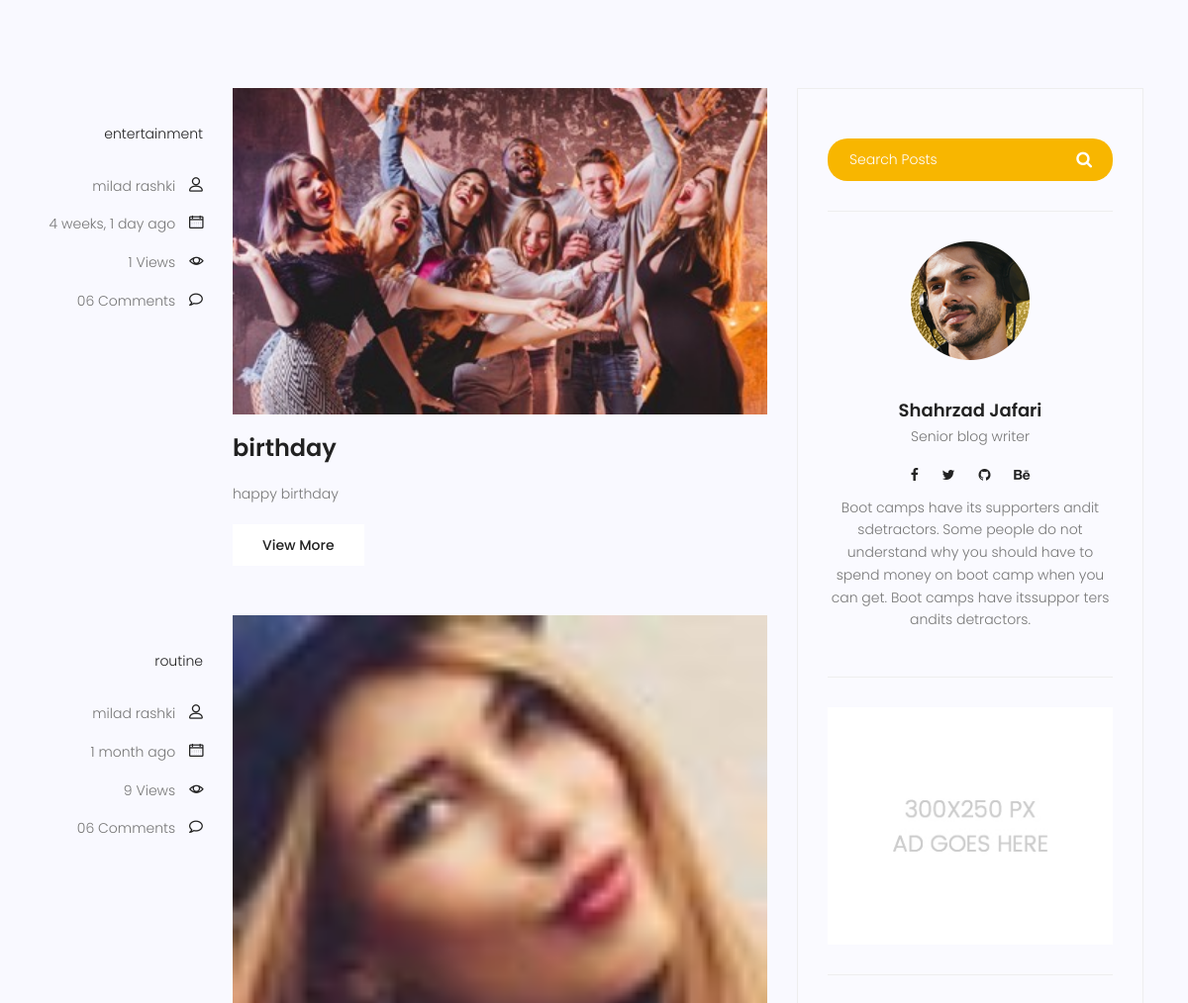
The page /blog/ (middle part) on the database as committed earlier.
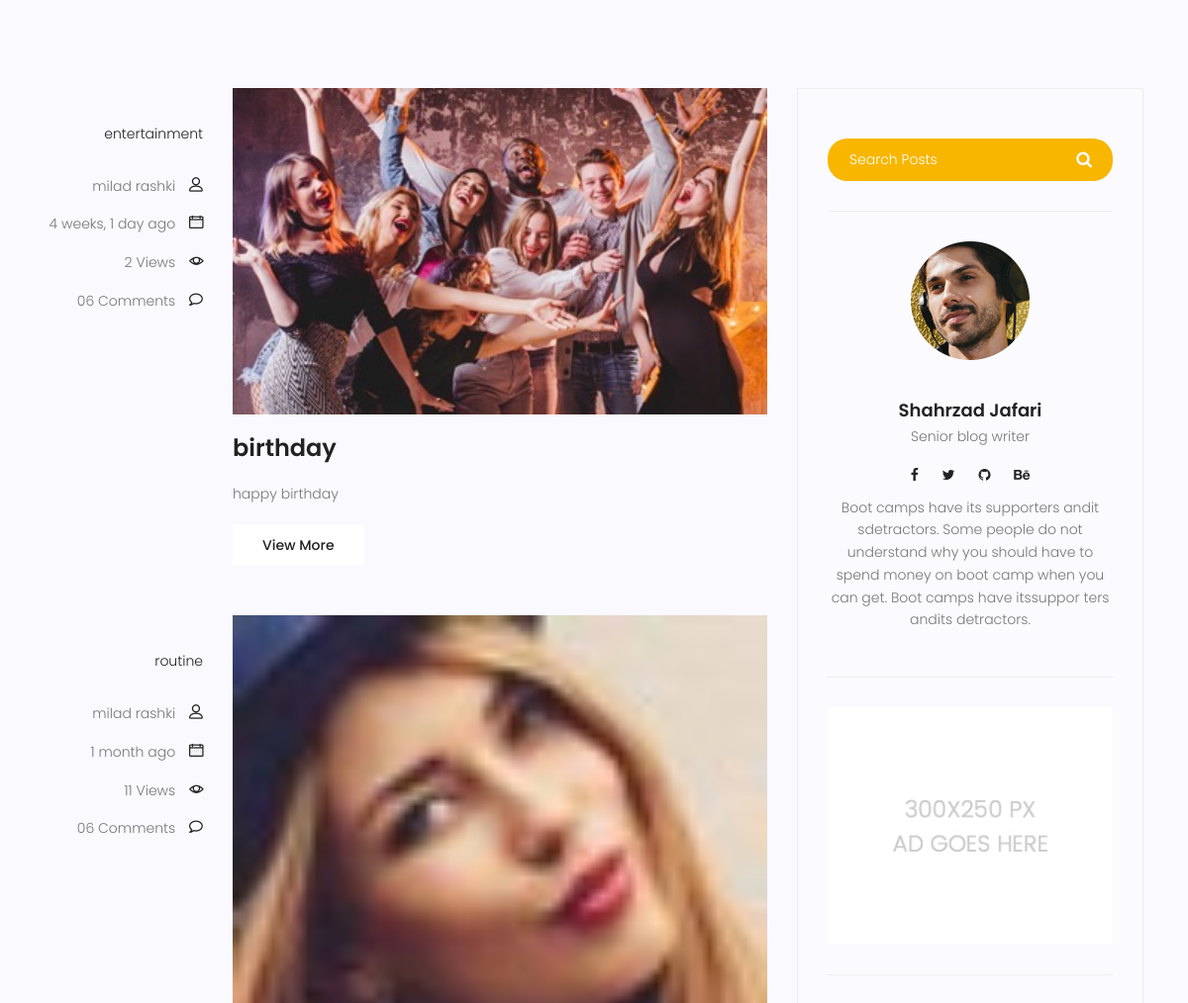
The same page on the database as committed later.
### blog/models.py (models this page shows, shortened)
class Category(models.Model):
    name = models.CharField(max_length=255)
    def __str__(self):
        return self.name

class Post(models.Model):
    title = models.CharField(max_length=255)
    content = models.TextField()
    image = models.ImageField(upload_to='blog/', default='blog/default.jpg')
    category = models.ManyToManyField(Category)
    author = models.ForeignKey(User, on_delete=models.SET_NULL, null=True)
    counted_view = models.IntegerField(default=0)
    status = models.BooleanField(default=False)
    published_date = models.DateTimeField(null=True)
    created_date = models.DateTimeField(auto_now_add=True)
    updated_date = models.DateTimeField(auto_now=True)
    class Meta:
        ordering = ['created_date']

### blog/views.py (the view)
# urls.py: urlpatterns = [path('', blog_view, name='index'),
def blog_view(request, **kwargs):
    posts = Post.objects.filter(status=1, published_date__lte=timezone.now()).order_by('-published_date')
    if kwargs.get('cat_name') is not None:
        posts = posts.filter(category__name=kwargs['cat_name'])
    if kwargs.get('author_username') is not None:
        posts = posts.filter(author__username=kwargs['author_username'])
    posts = Paginator(posts, 3)
    try:
        page_number = request.GET.get('page')
        posts = posts.get_page(page_number)
    except PageNotAnInteger:
        posts = posts.get_page(1)
    except EmptyPage:
        posts = posts.get_page(1)
    context = {'posts': posts}
    return render(request, 'blog/blog-home.html', context)

### blog/templatetags/blog_tags.py (called while the page is built)
@register.inclusion_tag('blog/blog-poppost.html')
def latest_post(arg=3):
    posts = Post.objects.filter(status=1).order_by('-counted_view')[:arg]
    return {'posts': posts}

@register.inclusion_tag('blog/blog-post-categories.html')
def post_categories(arg=5):
    posts = Post.objects.filter(status=1)
    categories = Category.objects.all()
    cat_dict = {}
    for name in categories:
        cat_dict[name] = posts.filter(category=name).count()
    sorted_category_by_number = sorted(cat_dict.items(), key=lambda x: x[1], reverse=True)
    converted_dict = dict(sorted_category_by_number)
    converted_dict = dict(list(converted_dict.items())[:arg])
    return {'categories': converted_dict}

### templates/blog/blog-home.html (shortened to what this page needs)
{% extends 'base.html' %}
{%load static%}
{% load humanize %}
{%load blog_tags%}
{% block content %}
<section class="top-category-widget-area pt-90 pb-90">
</section>
<section class="post-content-area">
    <div class="container">
        <div class="row">
            <div class="col-lg-8 posts-list">
                {% for post in posts %}
                <div class="single-post row">
                    <div class="col-lg-3 col-md-3 meta-details">
                        <ul class="tags">
                            {% for cat in post.category.all %}
                            <li>
                                <a href="{% url 'blog:category' cat_name=cat.name %}"
                                >{{ cat.name }}</a
                                >{%if not forloop.last%},{%endif%}
                            </li>
                            {% endfor %}
                        </ul>
                        <div class="user-details row">
                            <p class="user-name col-lg-12 col-md-12 col-6">
                                <a
                                        href="{% url 'blog:author' author_username=post.author.username %}"
                                >{{ post.author.get_full_name }}</a
                                >
                                <span class="lnr lnr-user"></span>
                            </p>
                            <p class="date col-lg-12 col-md-12 col-6">
                                <a href="#">{{post.published_date|naturaltime}}</a>
                                <span class="lnr lnr-calendar-full"></span>
                            </p>
                            <p class="view col-lg-12 col-md-12 col-6">
                                <a href="#">{{post.counted_view}} Views</a>
                                <span class="lnr lnr-eye"></span>
                            </p>
                            <p class="comments col-lg-12 col-md-12 col-6">
                                <a href="#">06 Comments</a> <span class="lnr lnr-bubble"></span>
                            </p>
                        </div>
                    </div>
                    <div class="col-lg-9 col-md-9">
                        <div class="feature-img">
                            <img class="img-fluid" src="{{ post.image.url }}" alt=""/>
                        </div>
                        <a class="posts-title" href="{% url 'blog:single' pid=post.id %}"
                        ><h3>{{post.title}}</h3></a
                        >
                        <p class="excert">{{ post.content|truncatewords:20 }}</p>
                        <a href="{% url 'blog:single' pid=post.id %}" class="primary-btn"
                        >View More</a
                        >
                    </div>
                </div>
                {% endfor%}
            </div>
            <div class="col-lg-4 sidebar-widgets">
                <div class="widget-wrap">
                    {% include 'blog/blog-search.html' %}
                    {% include 'blog/blog-writer.html' %}
                    {% include 'blog/blog-ads.html' %}
                </div>
            </div>
        </div>
    </div>
</section>
{% endblock%}

### templates/base.html (shortened to what this page needs)
{% load static %}
<!DOCTYPE html>
<html lang="zxx" class="no-js">
  <head>
    <link rel="stylesheet"
          href="https://stackpath.bootstrapcdn.com/bootstrap/4.5.0/css/bootstrap.min.css"
>
    <link rel="stylesheet" href="{% static 'css/linearicons.css' %}" />
    <link rel="stylesheet" href="{% static 'css/font-awesome.min.css' %}" />
    <link rel="stylesheet" href="{% static 'css/bootstrap.css' %}" />
    <link rel="stylesheet" href="{% static 'css/magnific-popup.css' %}" />
    <link rel="stylesheet" href="{% static 'css/jquery-ui.css' %}" />
    <link rel="stylesheet" href="{% static 'css/nice-select.css' %}" />
    <link rel="stylesheet" href="{% static 'css/animate.min.css' %}" />
    <link rel="stylesheet" href="{% static 'css/owl.carousel.css' %}" />
    <link rel="stylesheet" href="{% static 'css/main.css' %}" />
  </head>
  <body>
    {% block content %} {% endblock%}
  </body>
</html>

### templates/blog/blog-search.html
<div class="single-sidebar-widget search-widget">
  <form class="search-form" action="{% url 'blog:search' %}" method="get">
    <input
      placeholder="Search Posts"
      name="s"
      type="text"
      onfocus="this.placeholder = ''"
      onblur="this.placeholder = 'Search Posts'"
    />
    <button type="submit"><i class="fa fa-search"></i></button>
  </form>
</div>

### templates/blog/blog-writer.html
{% load static %}
<div class="single-sidebar-widget user-info-widget">
  <img src="{% static 'img/blog/user-info.png' %}" alt="" />
  <a href="#"><h4>Shahrzad Jafari</h4></a>
  <p>Senior blog writer</p>
  <ul class="social-links">
    <li>
      <a href="#"><i class="fa fa-facebook"></i></a>
    </li>
    <li>
      <a href="#"><i class="fa fa-twitter"></i></a>
    </li>
    <li>
      <a href="#"><i class="fa fa-github"></i></a>
    </li>
    <li>
      <a href="#"><i class="fa fa-behance"></i></a>
    </li>
  </ul>
  <p>
    Boot camps have its supporters andit sdetractors. Some people do not
    understand why you should have to spend money on boot camp when you can get.
    Boot camps have itssuppor ters andits detractors.
  </p>
</div>

### templates/blog/blog-ads.html
{% load static %}
<div class="single-sidebar-widget ads-widget">
  <a href="#"
    ><img class="img-fluid" src="{% static 'img/blog/ads-banner.jpg' %}" alt=""
  /></a>
</div>

### templates/blog/blog-poppost.html (shortened to what this page needs)
{% load humanize %}
{% load static %}

### statics/css/main.css (style rules this page uses)
body { color: #777777; font-family: "Poppins", sans-serif; font-size: 14px; font-weight: 300; line-height: 1.625em; position: relative; }
ol, ul { margin: 0; padding: 0; list-style: none; }
a { -webkit-transition: all 0.3s ease 0s; -moz-transition: all 0.3s ease 0s; -o-transition: all 0.3s ease 0s; transition: all 0.3s ease 0s; }
a, a:focus, a:hover { text-decoration: none; outline: 0; }
h1, h2, h3, h4, h5, h6 { font-family: "Poppins", sans-serif; color: #222222; line-height: 1.2em !important; margin-bottom: 0; margin-top: 0; font-weight: 600; }
h3, .h3 { font-size: 24px; }
h4, .h4 { font-size: 18px; }
.pt-90 { padding-top: 90px; }
.pb-90 { padding-bottom: 90px; }
h3 { font-size: 24px; }
h4 { font-size: 18px; }
h1, h2, h3, h4, h5, h6 { line-height: 1.5em; }
.primary-btn { background: #f8b600; line-height: 42px; padding-left: 30px; padding-right: 30px; border: none; color: #fff; display: inline-block; font-size: 14px; font-weight: 500; position: relative; -webkit-transition: all 0.3s ease 0s; -moz-transition: all 0.3s ease 0s; -o-transition: all 0.3s ease 0s; transition: all 0.3s ease 0s; cursor: pointer; position: relative; }
.top-category-widget-area { background-color: #f9f9ff; }
.post-content-area { background-color: #f9f9ff; }
.post-content-area .single-post { margin-bottom: 50px; }
.post-content-area .single-post .meta-details { text-align: right; margin-top: 35px; }
.post-content-area .single-post .meta-details .tags { margin-bottom: 30px; }
.post-content-area .single-post .meta-details .tags li { display: inline-block; font-size: 14px; }
.post-content-area .single-post .meta-details .tags li a { color: #222; -webkit-transition: all 0.3s ease 0s; -moz-transition: all 0.3s ease 0s; -o-transition: all 0.3s ease 0s; transition: all 0.3s ease 0s; }
.post-content-area .single-post .user-name a, .post-content-area .single-post .date a, .post-content-area .single-post .view a, .post-content-area .single-post .comments a { color: #777777; margin-right: 10px; -webkit-transition: all 0.3s ease 0s; -moz-transition: all 0.3s ease 0s; -o-transition: all 0.3s ease 0s; transition: all 0.3s ease 0s; }
.post-content-area .single-post .user-name .lnr, .post-content-area .single-post .date .lnr, .post-content-area .single-post .view .lnr, .post-content-area .single-post .comments .lnr { font-weight: 900; color: #222; }
.post-content-area .single-post .feature-img img { width: 100%; }
.post-content-area .single-post .posts-title h3 { margin: 20px 0px; }
.post-content-area .single-post .excert { margin-bottom: 20px; }
.post-content-area .single-post .primary-btn { background: #fff !important; color: #222 !important; -webkit-transition: all 0.3s ease 0s; -moz-transition: all 0.3s ease 0s; -o-transition: all 0.3s ease 0s; transition: all 0.3s ease 0s; border-radius: 0px !important; }
.posts-list .posts-title h3 { -webkit-transition: all 0.3s ease 0s; -moz-transition: all 0.3s ease 0s; -o-transition: all 0.3s ease 0s; transition: all 0.3s ease 0s; }
.sidebar-widgets { padding-bottom: 120px; }
.widget-wrap { background: #fafaff; padding: 20px 0px; border: 1px solid #eee; }
.widget-wrap .single-sidebar-widget { margin: 30px 30px; padding-bottom: 30px; border-bottom: 1px solid #eee; }
.widget-wrap .search-widget form.search-form input[type=text] { color: #fff; padding: 10px 22px; font-size: 14px; border: none; float: left; width: 80%; border-bottom-left-radius: 20px; border-top-left-radius: 20px; background: #f8b600; }
.widget-wrap .search-widget form.search-form button { float: left; width: 20%; padding: 10px; background: #f8b600; color: #fff; font-size: 17px; border: none; cursor: pointer; border-bottom-right-radius: 20px; border-top-right-radius: 20px; }
.widget-wrap .search-widget form.search-form::after { content: ""; clear: both; display: table; }
.widget-wrap .user-info-widget { text-align: center; }
.widget-wrap .user-info-widget a h4 { margin-top: 40px; margin-bottom: 5px; -webkit-transition: all 0.3s ease 0s; -moz-transition: all 0.3s ease 0s; -o-transition: all 0.3s ease 0s; transition: all 0.3s ease 0s; }
.widget-wrap .user-info-widget .social-links li { display: inline-block; margin-bottom: 10px; }
.widget-wrap .user-info-widget .social-links li a { color: #222; padding: 10px; font-size: 14px; -webkit-transition: all 0.3s ease 0s; -moz-transition: all 0.3s ease 0s; -o-transition: all 0.3s ease 0s; transition: all 0.3s ease 0s; }
.widget-wrap .ads-widget img { width: 100%; }

Rows that differ between the two databases and show on the page:
changed Post "birthday": counted_view "1" → "2"
changed Post "1 month ago": counted_view "9" → "11"
